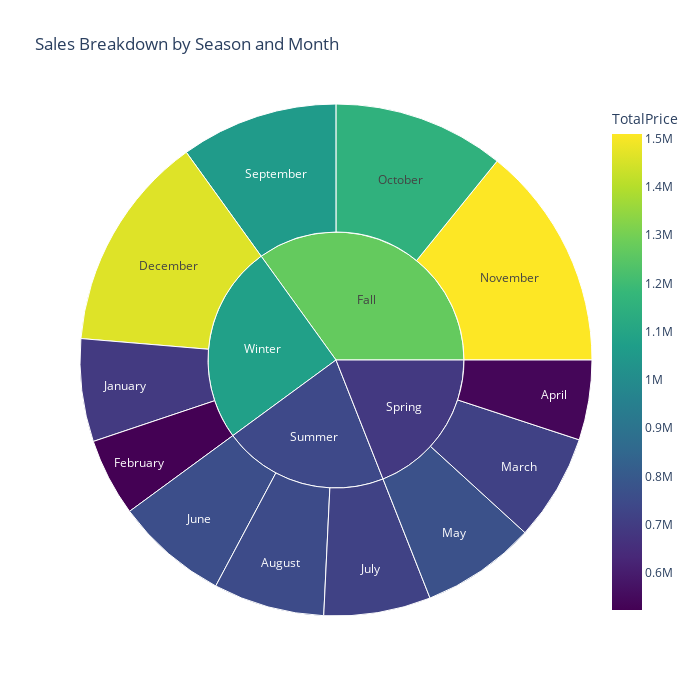
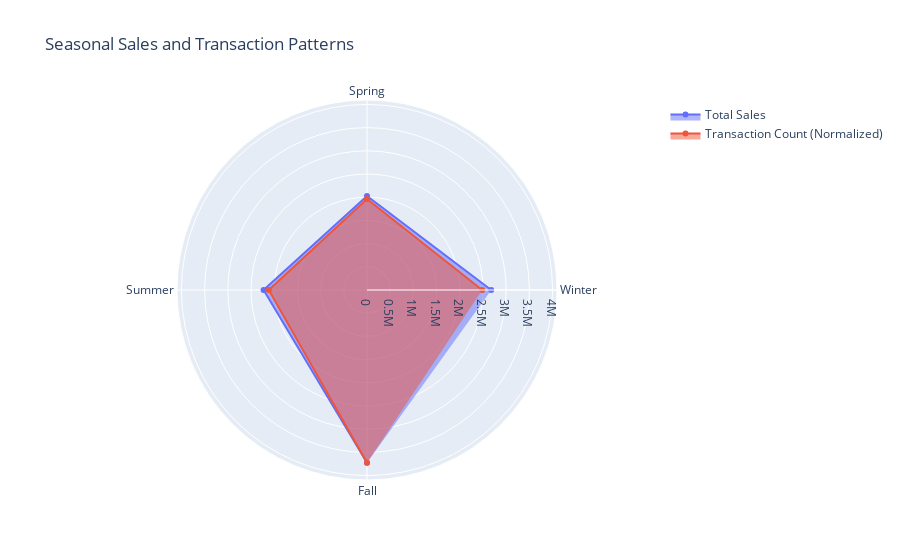

Notebook source saved alongside these figures, in order:
### Markdown cell above
##### 2.5) creating a sunbrust chart to visualize the distribution of sales by country and month

### Code cell
# another visualization
# Create a sunburst chart for seasonal breakdown
seasonal_data = data.groupby(['Season', 'Month'])['TotalPrice'].sum().reset_index()

fig = px.sunburst(
    seasonal_data,
    path=['Season', 'Month'],
    values='TotalPrice',
    title='Sales Breakdown by Season and Month',
    color='TotalPrice',
    color_continuous_scale='Viridis'
)

fig.update_layout(height=700, width=700)
fig.show()

# Create a radar chart for seasonal patterns
seasons = ['Winter', 'Spring', 'Summer', 'Fall']
seasonal_sales = data.groupby('Season')['TotalPrice'].sum()
seasonal_count = data.groupby('Season').size()

# Create radar chart for sales by season
fig = go.Figure()

fig.add_trace(go.Scatterpolar(
    r=seasonal_sales.reindex(seasons).values,
    theta=seasons,
    fill='toself',
    name='Total Sales'
))

fig.add_trace(go.Scatterpolar(
    r=seasonal_count.reindex(seasons).values/max(seasonal_count)*max(seasonal_sales),  # Normalize
    theta=seasons,
    fill='toself',
    name='Transaction Count (Normalized)'
))

fig.update_layout(
    polar=dict(
        radialaxis=dict(
            visible=True,
            range=[0, max(seasonal_sales)*1.1]
        )),
    showlegend=True,
    title='Seasonal Sales and Transaction Patterns'
)

fig.show()

### Figure 1 — Plotly figure (JSON) as saved in the notebook; plotly's stock layout.template omitted (floating-point values rounded to 4 significant figures)
{"data": [{"branchvalues": "total", "customdata": [[1509000.0], [1155000.0], [1059000.0], [537800.0], [717600.0], [770500.0], [748100.0], [719200.0], [761700.0], [1463000.0], [523600.0], [691400.0], [1271000.0], [690000.0], [743400.0], [1080000.0]], "domain": {"x": [0, 1], "y": [0, 1]}, "hovertemplate": "labels=%{label}<br>TotalPrice_sum=%{value}<br>parent=%{parent}<br>id=%{id}<br>TotalPrice=%{color}<extra></extra>", "ids": ["Fall/November", "Fall/October", "Fall/September", "Spring/April", "Spring/March", "Spring/May", "Summer/August", "Summer/July", "Summer/June", "Winter/December", "Winter/February", "Winter/January", "Fall", "Spring", "Summer", "Winter"], "labels": ["November", "October", "September", "April", "March", "May", "August", "July", "June", "December", "February", "January", "Fall", "Spring", "Summer", "Winter"], "marker": {"coloraxis": "coloraxis", "colors": [1509000.0, 1155000.0, 1059000.0, 537800.0, 717600.0, 770500.0, 748100.0, 719200.0, 761700.0, 1463000.0, 523600.0, 691400.0, 1271000.0, 690000.0, 743400.0, 1080000.0]}, "name": "", "parents": ["Fall", "Fall", "Fall", "Spring", "Spring", "Spring", "Summer", "Summer", "Summer", "Winter", "Winter", "Winter", "", "", "", ""], "type": "sunburst", "values": [1509000.0, 1155000.0, 1059000.0, 537800.0, 717600.0, 770500.0, 748100.0, 719200.0, 761700.0, 1463000.0, 523600.0, 691400.0, 3723000.0, 2026000.0, 2229000.0, 2678000.0]}], "layout": {"coloraxis": {"colorbar": {"title": {"text": "TotalPrice"}}, "colorscale": [[0, "#440154"], [0.1111, "#482878"], [0.2222, "#3e4989"], [0.3333, "#31688e"], [0.4444, "#26828e"], [0.5556, "#1f9e89"], [0.6667, "#35b779"], [0.7778, "#6ece58"], [0.8889, "#b5de2b"], [1, "#fde725"]]}, "height": 700, "legend": {"tracegroupgap": 0}, "title": {"text": "Sales Breakdown by Season and Month"}, "width": 700}}

### Figure 2 — Plotly figure (JSON) as saved in the notebook; plotly's stock layout.template omitted (floating-point values rounded to 4 significant figures)
{"data": [{"fill": "toself", "name": "Total Sales", "r": [2678000.0, 2026000.0, 2229000.0, 3723000.0], "theta": ["Winter", "Spring", "Summer", "Fall"], "type": "scatterpolar"}, {"fill": "toself", "name": "Transaction Count (Normalized)", "r": [2483000.0, 1960000.0, 2116000.0, 3723000.0], "theta": ["Winter", "Spring", "Summer", "Fall"], "type": "scatterpolar"}], "layout": {"polar": {"radialaxis": {"range": [0, 4095000.0], "visible": true}}, "showlegend": true, "title": {"text": "Seasonal Sales and Transaction Patterns"}}}
